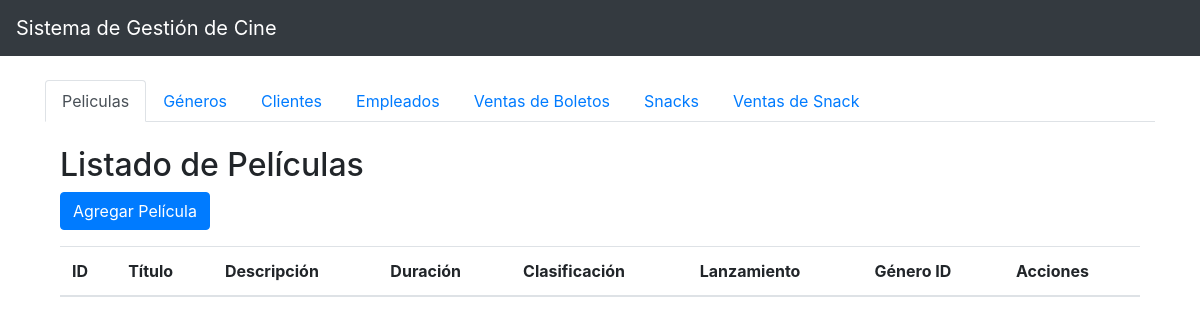
Before: / with the older database file.
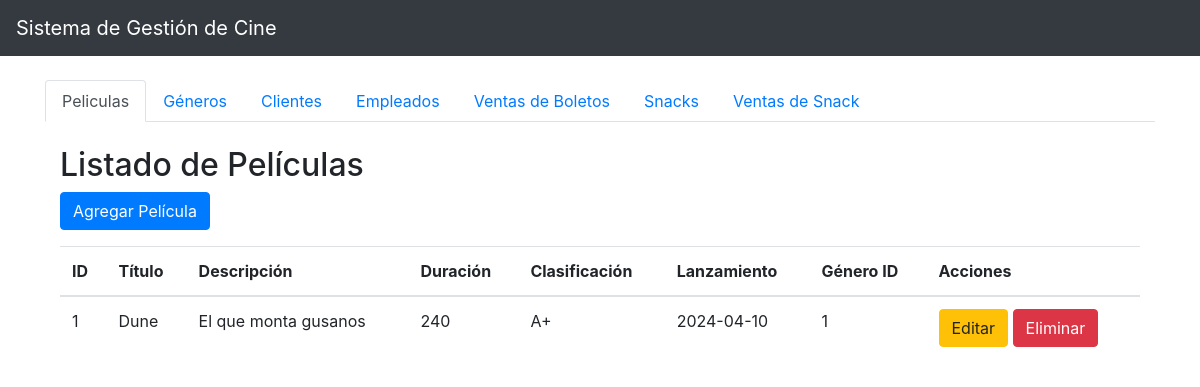
After: the same page with the newer database file.
### tables this page shows
CREATE TABLE `peliculas` (
  `id` int(11) NOT NULL,
  `titulo` varchar(255) NOT NULL,
  `descripcion` text DEFAULT NULL,
  `duracion` int(11) DEFAULT NULL,
  `clasificacion` varchar(50) DEFAULT NULL,
  `lanzamiento` date DEFAULT NULL,
  `genero_id` int(11) DEFAULT NULL
);

### controllers/PeliculasController.php (called while the page is built, shortened)
<?php
require_once __DIR__ . '/../models/Pelicula.php';
class PeliculasController {
    private $peliculaModel;
    public function __construct() {
        $this->peliculaModel = new Pelicula();
    }
    public function index() {
        $peliculas = $this->peliculaModel->obtenerPeliculas();
        include './views/peliculas/index.php';
    }
}
?>

### models/Conexion.php (called while the page is built, shortened)
<?php
class Conexion {
    private $host = "localhost";
    private $user = "root";
    private $password = "";
    private $database = "cine_db";
    public function conectar() {
        $conexion = new mysqli($this->host, $this->user, $this->password, $this->database);
        return $conexion;
    }
}
?>

### models/Pelicula.php (called while the page is built, shortened)
<?php
require_once './models/Conexion.php';
class Pelicula {
    private $conexion;
    public function __construct() {
        $this->conexion = new Conexion();
    }
    public function obtenerPeliculas() {
        $query = "SELECT * FROM peliculas";
        $resultado = $this->conexion->conectar()->query($query);
        return $resultado->fetch_all(MYSQLI_ASSOC);
    }
}
?>

### views/peliculas/index.php (the view)
<div class="container mt-4">
    <h2>Listado de Películas</h2>
    <a href="./index.php?controller=PeliculasController&action=alta" class="btn btn-primary mb-3">Agregar Película</a>
    <table class="table">
        <thead>
        <tr>
            <th>ID</th>
            <th>Título</th>
            <th>Descripción</th>
            <th>Duración</th>
            <th>Clasificación</th>
            <th>Lanzamiento</th>
            <th>Género ID</th>
            <th>Acciones</th>
        </tr>
        </thead>
        <tbody>
        <?php foreach ($peliculas as $pelicula): ?>
            <tr>
                <td><?php echo $pelicula['id']; ?></td>
                <td><?php echo $pelicula['titulo']; ?></td>
                <td><?php echo $pelicula['descripcion']; ?></td>
                <td><?php echo $pelicula['duracion']; ?></td>
                <td><?php echo $pelicula['clasificacion']; ?></td>
                <td><?php echo $pelicula['lanzamiento']; ?></td>
                <td><?php echo $pelicula['genero_id']; ?></td>
                <td>
                    <a href="./index.php?controller=PeliculasController&action=editar&id=<?php echo $pelicula['id']; ?>" class="btn btn-warning">Editar</a>
                    <a href="./index.php?controller=PeliculasController&action=eliminar&id=<?php echo $pelicula['id']; ?>" class="btn btn-danger">Eliminar</a>
                </td>
            </tr>
        <?php endforeach; ?>
        </tbody>
    </table>
</div>

Changed rows visible on the page:
added peliculas: id "1", titulo "Dune", descripcion "El que monta gusanos", duracion "240", clasificacion "A+", lanzamiento "2024-04-10", genero "1"
